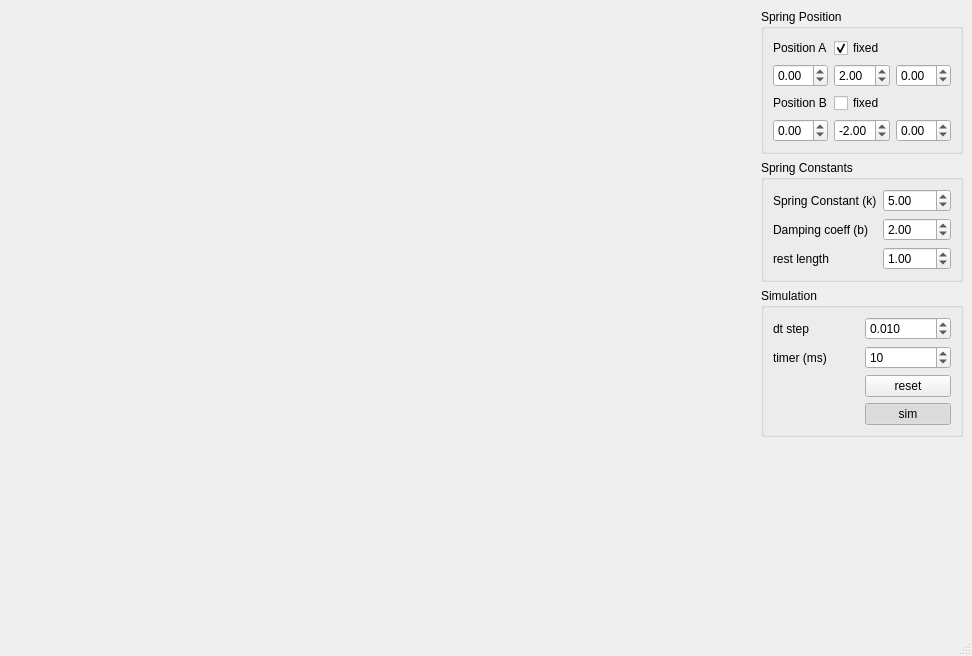
<?xml version="1.0" encoding="UTF-8"?>
<ui version="4.0">
 <class>MainWindow</class>
 <widget class="QMainWindow" name="MainWindow">
  <property name="geometry">
   <rect>
    <x>0</x>
    <y>0</y>
    <width>972</width>
    <height>656</height>
   </rect>
  </property>
  <property name="windowTitle">
   <string>Spring using RK4 Integration</string>
  </property>
  <widget class="QWidget" name="centralwidget">
   <layout class="QGridLayout" name="s_mainWindowGridLayout">
    <item row="0" column="0">
     <spacer name="horizontalSpacer">
      <property name="orientation">
       <enum>Qt::Horizontal</enum>
      </property>
      <property name="sizeHint" stdset="0">
       <size>
        <width>40</width>
        <height>20</height>
       </size>
      </property>
     </spacer>
    </item>
    <item row="1" column="1">
     <widget class="QGroupBox" name="groupBox">
      <property name="title">
       <string>Spring Constants</string>
      </property>
      <layout class="QGridLayout" name="gridLayout_3">
       <item row="0" column="0">
        <widget class="QLabel" name="label_3">
         <property name="text">
          <string>Spring Constant (k)</string>
         </property>
        </widget>
       </item>
       <item row="0" column="1">
        <widget class="QDoubleSpinBox" name="m_k">
         <property name="minimum">
          <double>-200.000000000000000</double>
         </property>
         <property name="maximum">
          <double>200.000000000000000</double>
         </property>
         <property name="singleStep">
          <double>0.010000000000000</double>
         </property>
         <property name="value">
          <double>5.000000000000000</double>
         </property>
        </widget>
       </item>
       <item row="1" column="0">
        <widget class="QLabel" name="label_4">
         <property name="text">
          <string>Damping coeff (b)</string>
         </property>
        </widget>
       </item>
       <item row="2" column="0">
        <widget class="QLabel" name="label_5">
         <property name="text">
          <string>rest length</string>
         </property>
        </widget>
       </item>
       <item row="2" column="1">
        <widget class="QDoubleSpinBox" name="m_length">
         <property name="minimum">
          <double>-10.000000000000000</double>
         </property>
         <property name="maximum">
          <double>10.000000000000000</double>
         </property>
         <property name="singleStep">
          <double>0.010000000000000</double>
         </property>
         <property name="value">
          <double>1.000000000000000</double>
         </property>
        </widget>
       </item>
       <item row="1" column="1">
        <widget class="QDoubleSpinBox" name="m_b">
         <property name="minimum">
          <double>-200.000000000000000</double>
         </property>
         <property name="maximum">
          <double>200.000000000000000</double>
         </property>
         <property name="singleStep">
          <double>0.010000000000000</double>
         </property>
         <property name="value">
          <double>2.000000000000000</double>
         </property>
        </widget>
       </item>
      </layout>
     </widget>
    </item>
    <item row="0" column="1">
     <widget class="QGroupBox" name="s_transformGB">
      <property name="title">
       <string>Spring Position</string>
      </property>
      <layout class="QGridLayout" name="gridLayout">
       <item row="0" column="0">
        <widget class="QLabel" name="label">
         <property name="text">
          <string>Position A</string>
         </property>
        </widget>
       </item>
       <item row="1" column="0">
        <widget class="QDoubleSpinBox" name="m_aX">
         <property name="minimum">
          <double>-8.000000000000000</double>
         </property>
         <property name="maximum">
          <double>8.000000000000000</double>
         </property>
         <property name="singleStep">
          <double>0.010000000000000</double>
         </property>
         <property name="value">
          <double>0.000000000000000</double>
         </property>
        </widget>
       </item>
       <item row="1" column="1">
        <widget class="QDoubleSpinBox" name="m_aY">
         <property name="minimum">
          <double>-8.000000000000000</double>
         </property>
         <property name="maximum">
          <double>8.000000000000000</double>
         </property>
         <property name="singleStep">
          <double>0.010000000000000</double>
         </property>
         <property name="value">
          <double>2.000000000000000</double>
         </property>
        </widget>
       </item>
       <item row="1" column="2">
        <widget class="QDoubleSpinBox" name="m_aZ">
         <property name="minimum">
          <double>-8.000000000000000</double>
         </property>
         <property name="maximum">
          <double>8.000000000000000</double>
         </property>
         <property name="singleStep">
          <double>0.010000000000000</double>
         </property>
         <property name="value">
          <double>0.000000000000000</double>
         </property>
        </widget>
       </item>
       <item row="2" column="0">
        <widget class="QLabel" name="label_2">
         <property name="text">
          <string>Position B</string>
         </property>
        </widget>
       </item>
       <item row="3" column="0">
        <widget class="QDoubleSpinBox" name="m_bX">
         <property name="minimum">
          <double>-8.000000000000000</double>
         </property>
         <property name="maximum">
          <double>8.000000000000000</double>
         </property>
         <property name="singleStep">
          <double>0.010000000000000</double>
         </property>
         <property name="value">
          <double>0.000000000000000</double>
         </property>
        </widget>
       </item>
       <item row="3" column="1">
        <widget class="QDoubleSpinBox" name="m_bY">
         <property name="minimum">
          <double>-8.000000000000000</double>
         </property>
         <property name="maximum">
          <double>8.000000000000000</double>
         </property>
         <property name="singleStep">
          <double>0.010000000000000</double>
         </property>
         <property name="value">
          <double>-2.000000000000000</double>
         </property>
        </widget>
       </item>
       <item row="3" column="2">
        <widget class="QDoubleSpinBox" name="m_bZ">
         <property name="minimum">
          <double>-8.000000000000000</double>
         </property>
         <property name="maximum">
          <double>8.000000000000000</double>
         </property>
         <property name="singleStep">
          <double>0.010000000000000</double>
         </property>
         <property name="value">
          <double>0.000000000000000</double>
         </property>
        </widget>
       </item>
       <item row="0" column="1">
        <widget class="QCheckBox" name="m_aFixed">
         <property name="text">
          <string>fixed</string>
         </property>
         <property name="checked">
          <bool>true</bool>
         </property>
        </widget>
       </item>
       <item row="2" column="1">
        <widget class="QCheckBox" name="m_bFixed">
         <property name="text">
          <string>fixed</string>
         </property>
        </widget>
       </item>
      </layout>
     </widget>
    </item>
    <item row="3" column="1">
     <spacer name="verticalSpacer">
      <property name="orientation">
       <enum>Qt::Vertical</enum>
      </property>
      <property name="sizeHint" stdset="0">
       <size>
        <width>20</width>
        <height>40</height>
       </size>
      </property>
     </spacer>
    </item>
    <item row="2" column="1">
     <widget class="QGroupBox" name="groupBox_2">
      <property name="title">
       <string>Simulation</string>
      </property>
      <layout class="QGridLayout" name="gridLayout_2">
       <item row="0" column="0">
        <widget class="QLabel" name="label_6">
         <property name="text">
          <string>dt step</string>
         </property>
        </widget>
       </item>
       <item row="0" column="1">
        <widget class="QDoubleSpinBox" name="m_dt">
         <property name="decimals">
          <number>3</number>
         </property>
         <property name="minimum">
          <double>0.001000000000000</double>
         </property>
         <property name="maximum">
          <double>4.000000000000000</double>
         </property>
         <property name="singleStep">
          <double>0.001000000000000</double>
         </property>
         <property name="value">
          <double>0.010000000000000</double>
         </property>
        </widget>
       </item>
       <item row="2" column="1">
        <widget class="QPushButton" name="m_reset">
         <property name="text">
          <string>reset</string>
         </property>
        </widget>
       </item>
       <item row="1" column="0">
        <widget class="QLabel" name="label_7">
         <property name="text">
          <string>timer (ms)</string>
         </property>
        </widget>
       </item>
       <item row="1" column="1">
        <widget class="QSpinBox" name="m_timerValue">
         <property name="maximum">
          <number>1000</number>
         </property>
         <property name="value">
          <number>10</number>
         </property>
        </widget>
       </item>
       <item row="3" column="1">
        <widget class="QPushButton" name="m_sim">
         <property name="text">
          <string>sim</string>
         </property>
         <property name="checkable">
          <bool>true</bool>
         </property>
         <property name="checked">
          <bool>true</bool>
         </property>
        </widget>
       </item>
      </layout>
     </widget>
    </item>
   </layout>
  </widget>
  <widget class="QMenuBar" name="menubar">
   <property name="geometry">
    <rect>
     <x>0</x>
     <y>0</y>
     <width>972</width>
     <height>29</height>
    </rect>
   </property>
  </widget>
  <widget class="QStatusBar" name="statusbar"/>
 </widget>
 <resources/>
 <connections/>
</ui>
